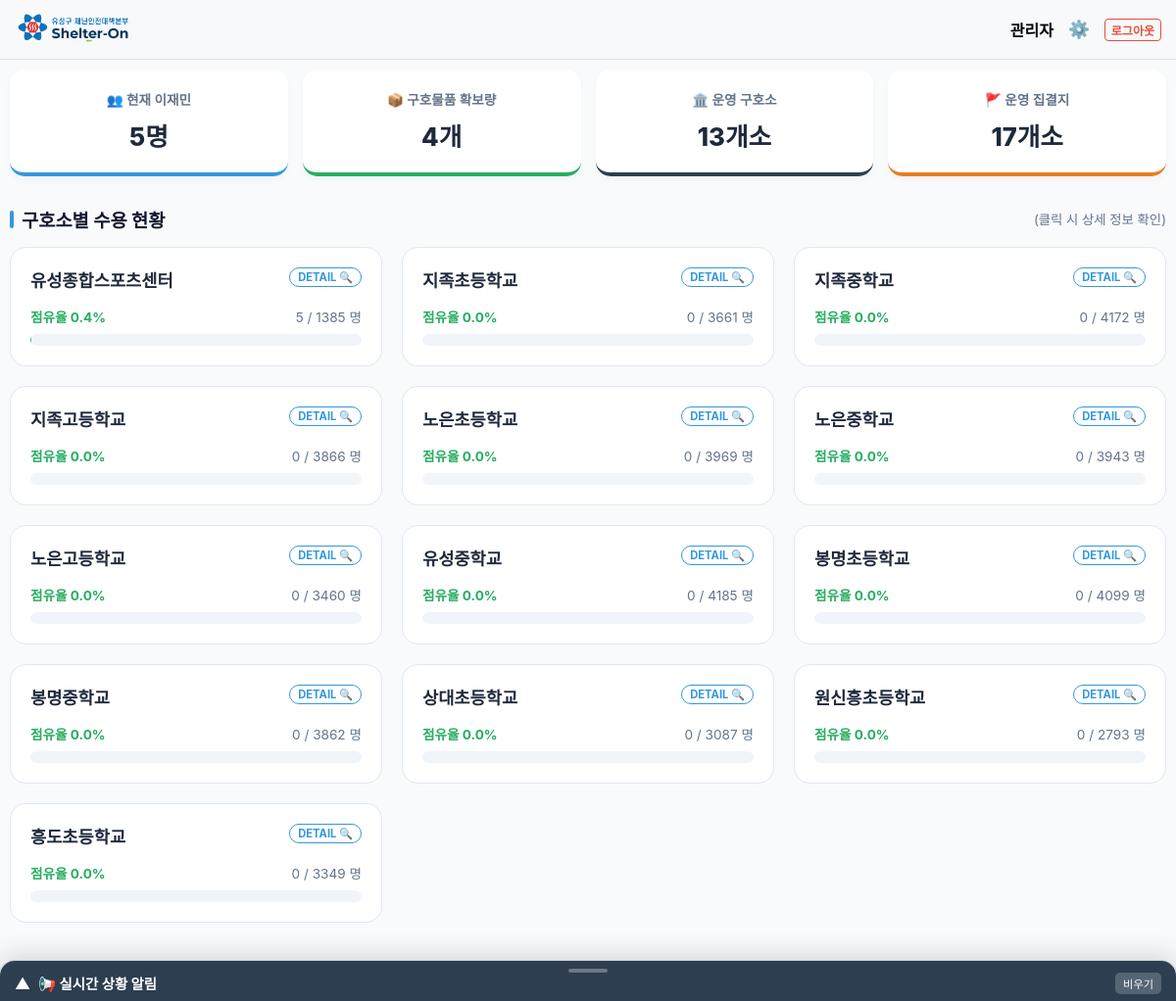
/2/index (signed in), run on the app's committed database.
### models.py (models this page shows, shortened)
class Shelter(db.Model):
    __tablename__ = 'shelters'
    id = db.Column(db.Integer, primary_key=True)
    incident_id = db.Column(db.Integer, db.ForeignKey('incidents.id'), nullable=False)
    name = db.Column(db.String(100), nullable=False) # 구호소명
    address = db.Column(db.String(200))
    phone = db.Column(db.String(20))
    area = db.Column(db.Integer)      # 면적
    capacity = db.Column(db.Integer)  # 수용 가능 인원
    is_active = db.Column(db.Boolean, default=True) # 운영 여부
    latitude = db.Column(db.Float)  # 위도
    longitude = db.Column(db.Float) # 경도
    residents_logs = db.relationship('ResidentLog', backref='shelter', lazy=True)
    supplies = db.relationship('Supply', backref='shelter', lazy=True)
    duty_orders = db.relationship('DutyOrder', backref='shelter', lazy=True)
    staff_logs = db.relationship('StaffLog', backref='shelter', lazy=True)

### app.py (the view)
@app.route('/<int:incident_id>/index')
@login_required
def index(incident_id):
    try:
        inc = db.session.get(Incident, incident_id)
        if not inc:
            return redirect(url_for('incident'))
        active_shelters = Shelter.query.filter_by(incident_id=incident_id, is_active=True).count()
        active_points = AssemblyPoint.query.filter_by(incident_id=incident_id, is_active=True).count()
        total_supplies = db.session.query(func.sum(Supply.quantity))\
            .join(Shelter).filter(Shelter.incident_id == incident_id).scalar() or 0
        max_id_subquery = db.session.query(func.max(ResidentLog.id))\
            .filter(ResidentLog.status != 'NOTE')\
            .group_by(ResidentLog.resident_id)
        current_residents = ResidentLog.query.filter(
            ResidentLog.id.in_(max_id_subquery),
            ResidentLog.status == 'IN'
        ).join(Shelter).filter(Shelter.incident_id == incident_id).count()
        stats = (None, current_residents, total_supplies, active_shelters, active_points)
        shelters_data = []
        shelters = Shelter.query.filter_by(incident_id=incident_id, is_active=True).all()
        for s in shelters:
            cnt = ResidentLog.query.filter(
                ResidentLog.id.in_(max_id_subquery),
                ResidentLog.shelter_id == s.id,
                ResidentLog.status == 'IN'
            ).count()
            shelters_data.append((s.id, s.name, s.capacity or 0, cnt))
        return render_template('index.html', stats=stats, shelters=shelters_data)
    except Exception as e:
        return redirect('/incident')

### app.py (called while the page is built)
def login_required(f):
    @wraps(f)
    def decorated_function(*args, **kwargs):
        if 'logged_in' not in session:
            if request.endpoint not in ['login', 'login_resident', 'user_register', 'add_resident', 'kakao_resident_login', 'kakao_callback']:
                return redirect(url_for('login'))
        return f(*args, **kwargs)
    return decorated_function

@app.template_filter('format_number')
def format_number(value):
    try:
        return "{:,}".format(int(value))
    except (ValueError, TypeError):
        return value

### templates/index.html (shortened to what this page needs)
{% extends "layout.html" %}
{% block content %}
<div class="dashboard-container" style="background: #f8fafc;">
    <div style="display: grid; grid-template-columns: repeat(auto-fit, minmax(160px, 1fr)); gap: 15px; margin-bottom: 30px;">
        {% set stats_info = [
            ('👥 현재 이재민', stats[1], '#3498db', '/admin/resident', '명'),
            ('📦 구호물품 확보량', stats[2], '#27ae60', '/admin/supply', '개'),
            ('🏛️ 운영 구호소', stats[3], '#2c3e50', '/admin/shelter', '개소'),
            ('🚩 운영 집결지', stats[4], '#e67e22', '/admin/assembly', '개소')
        ] %}
        {% for title, val, color, link, unit in stats_info %}
        <a href="{{ link }}" style="text-decoration: none; color: inherit;">
            <div style="background:white; padding:20px; border-radius:15px; border-bottom:4px solid {{ color }}; box-shadow:0 4px 6px rgba(0,0,0,0.03); text-align:center;">
                <span style="color:#64748b; font-size:0.85rem; font-weight:600;">{{ title }}</span>
                <div style="font-size:1.6rem; font-weight:800; color:#1e293b; margin-top:8px;">{{ val | format_number }}{{ unit }}</div>
            </div>
        </a>
        {% endfor %}
    </div>
    <div style="display: flex; justify-content: space-between; align-items: center; margin-bottom: 15px;">
        <h3 style="margin: 0; color: #0f172a; display: flex; align-items: center; gap: 8px;">
            <span style="width: 4px; height: 18px; background: #3498db; border-radius: 2px;"></span>
            구호소별 수용 현황
        </h3>
        <small style="color: #64748b;">(클릭 시 상세 정보 확인)</small>
    </div>
    <div style="display: grid; grid-template-columns: repeat(auto-fill, minmax(320px, 1fr)); gap: 20px;">
        {% for shelter in shelters %}
        {% set percent = (shelter[3] / shelter[2] * 100) if shelter[2] > 0 else 0 %}
        <div class="dashboard-card" onclick="showShelterDetail({{ shelter[0] }}, '{{ shelter[1] }}')" style="cursor: pointer;">
            <div style="display: flex; justify-content: space-between; align-items: flex-start; margin-bottom: 15px;">
                <h4 style="margin: 0; color: #1e293b; font-size: 1.1rem;">{{ shelter[1] }}</h4>
                <span style="font-size: 0.7rem; color: #3498db; border: 1px solid #3498db; padding: 2px 8px; border-radius: 10px; font-weight: bold;">DETAIL 🔍</span>
            </div>
            <div style="margin-top: 10px;">
                <div style="display: flex; justify-content: space-between; font-size: 0.85rem; margin-bottom: 8px;">
                    <span style="color: {% if percent > 90 %}#e74c3c{% elif percent > 70 %}#f39c12{% else %}#27ae60{% endif %}; font-weight: 700;">
                        점유율 {{ percent | round(1) }}%
                    </span>
                    <span style="color: #64748b;">{{ shelter[3] }} / {{ shelter[2] }} 명</span>
                </div>
                <div style="width: 100%; background: #f1f5f9; height: 12px; border-radius: 6px; overflow: hidden;">
                </div>
            </div>
        </div>
        {% endfor %}
    </div>
</div>
{% endblock %}

### static/style.css (style rules this page uses)
body { font-family: 'Pretendard', -apple-system, sans-serif; margin: 0; font-size: 16px; background-color: #f8fafc; }

### templates/index.html (style rules this page uses)
.dashboard-card { background: white; border-radius: 16px; padding: 20px; transition: all 0.2s ease; border: 1px solid #e2e8f0; }

### data on the page
Shelter: name "유성종합스포츠센터", percent "0.4", id "5", capacity "1385"
Shelter: name "지족초등학교", percent "0.0", shelter "0", capacity "3661"
Shelter: name "지족중학교", percent "0.0", shelter "0", capacity "4172"
Shelter: name "지족고등학교", percent "0.0", shelter "0", capacity "3866"
Shelter: name "노은초등학교", percent "0.0", shelter "0", capacity "3969"
Shelter: name "노은중학교", percent "0.0", shelter "0", capacity "3943"
Shelter: name "노은고등학교", percent "0.0", shelter "0", capacity "3460"
Shelter: name "유성중학교", percent "0.0", shelter "0", capacity "4185"
Shelter: name "봉명초등학교", percent "0.0", shelter "0", capacity "4099"
Shelter: name "봉명중학교", percent "0.0", shelter "0", capacity "3862"
Shelter: name "상대초등학교", percent "0.0", shelter "0", capacity "3087"
Shelter: name "원신흥초등학교", percent "0.0", shelter "0", capacity "2793"
Shelter: name "흥도초등학교", percent "0.0", shelter "0", capacity "3349"

### other printed values
{{ session.user_name }} "관리자"
{{ title }} "👥 현재 이재민" "📦 구호물품 확보량" "🏛️ 운영 구호소" "🚩 운영 집결지"
{{ val | format_number }} "5" "4" "13" "17"
{{ unit }} "명" "개" "개소" "개소"
